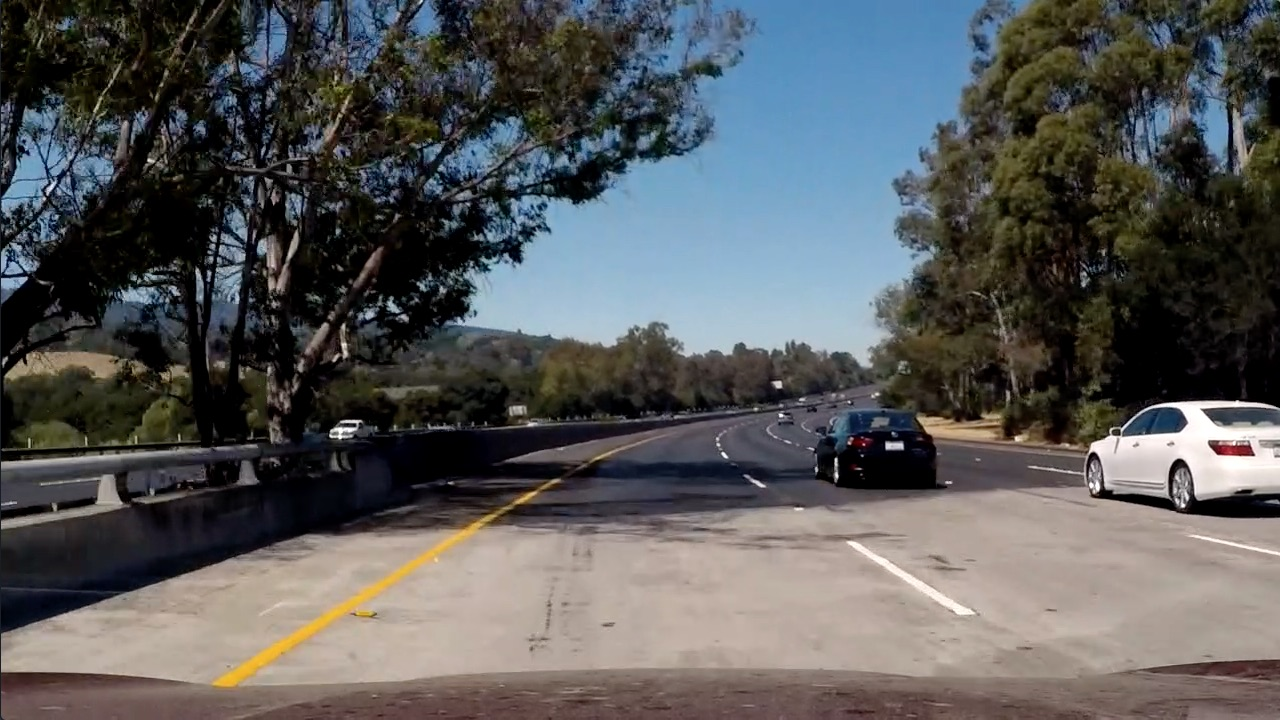
#> input picture test5.jpg, 1280 x 720 px
$ python histogram_peaks.py
#> lines starting #> are read from the running program, lines starting #| are printed output that depends on the picture; after the words box and inside, x2 and y2 are one past the last pixel; in counts of white or black regions, pixels touching at a corner belong together
### change_prespective.py
import cv2
import numpy as np
import cv2 as cv
import matplotlib.pyplot as plt
import matplotlib

matplotlib.use('TkAgg')


def warp(img, src_points, desired_points):
    img_size = (img.shape[1], img.shape[0])
    src = np.float32(src_points)
    dst = np.float32(desired_points)
    trasnfer_matrice = cv2.getPerspectiveTransform(src, dst)
    warped = cv.warpPerspective(img, trasnfer_matrice, img_size, flags=cv.INTER_LINEAR)
    return warped


def abs_sobel_thresh(img, orient='x', sobel_kernel=3, thresh=(0, 255)):
    gray = cv.cvtColor(img, cv.COLOR_BGR2GRAY)
    if orient == 'x':
        _sobel = cv.Sobel(gray, cv.CV_64F, 1, 0, ksize=sobel_kernel)
    else:
        _sobel = cv.Sobel(gray, cv.CV_64F, 0, 1, ksize=sobel_kernel)
    abs_sobel = np.absolute(_sobel)
    scaled_sobel = np.uint8(255 * abs_sobel / np.max(abs_sobel))
    s_binary = np.zeros_like(scaled_sobel)
    s_binary[(scaled_sobel > thresh[0]) & (scaled_sobel < thresh[1])] = 1
    return s_binary


def mag_thresh(img, sobel_kernel=3, thresh_mag=(0, 255)):
    gray = cv.cvtColor(img, cv.COLOR_BGR2GRAY)
    x_sobel = cv.Sobel(gray, cv.CV_64F, 1, 0, ksize=sobel_kernel)
    y_sobel = cv.Sobel(gray, cv.CV_64F, 0, 1, ksize=sobel_kernel)
    abs_sobelx = np.absolute(x_sobel)
    abs_sobely = np.absolute(y_sobel)
    magnitude = np.sqrt(np.square(abs_sobelx) + np.square(abs_sobely))
    scaled_magnitude = np.uint8(255 * magnitude / np.max(magnitude))
    s_binary = np.zeros_like(scaled_magnitude)
    s_binary[(scaled_magnitude >= thresh_mag[0]) & (scaled_magnitude <= thresh_mag[1])] = 1
    return s_binary


def dir_thresh(img, sobel_kernel=3, thresh_=(0, np.pi / 2)):
    gray = cv.cvtColor(img, cv.COLOR_BGR2GRAY)
    x_sobel = cv.Sobel(gray, cv.CV_64F, 1, 0, ksize=sobel_kernel)
    y_sobel = cv.Sobel(gray, cv.CV_64F, 0, 1, ksize=sobel_kernel)
    abs_sobelx = np.absolute(x_sobel)
    abs_sobely = np.absolute(y_sobel)
    direction = np.arctan2(abs_sobely, abs_sobelx)
    s_binary = np.zeros_like(direction)
    s_binary[(direction >= thresh_[0]) & (direction <= thresh_[1])] = 1
    return s_binary


def hls_select(_image, thresh=(0, 255)):
    hls = cv.cvtColor(_image, cv.COLOR_BGR2HLS)
    s_channel = hls[:, :, 2]
    binary_output = np.zeros_like(s_channel)
    binary_output[(s_channel >= thresh[0]) & (s_channel <= thresh[1])] = 1
    return binary_output


def binarization(img):
    gradx = abs_sobel_thresh(img, 'x', 5, (40, 100))
    grady = abs_sobel_thresh(img, 'y', 5, (40, 100))
    mag_binary = mag_thresh(img, 5, (40, 100))
    dir_binary = dir_thresh(img, 13, (0.7, 1.3))
    HLS = hls_select(img, (110, 255))
    combined = np.zeros_like(dir_binary)
    combined[((gradx == 1) & (grady == 1)) | ((mag_binary == 1) & (dir_binary == 1)) | HLS == 1] = 1
    return combined

# [38 lines of commented-out code are left out]

### histogram_peaks.py
#########################################################################
from change_prespective import*

image = cv.imread(r'test5.jpg')
#> image is the input picture: shape (720, 1280, 3); mean B, G, R 89.8, 89.3, 88.5

source_points = [[735, 475], [1120, 720], [180, 720], [555, 475]]
destination_points = [[1000, 0], [1000, 720], [250, 720], [250, 0]]

binarized_image = binarization(image)
#> in binarization, `gradx = abs_sobel_thresh(img, 'x', 5, (40, 100))`:
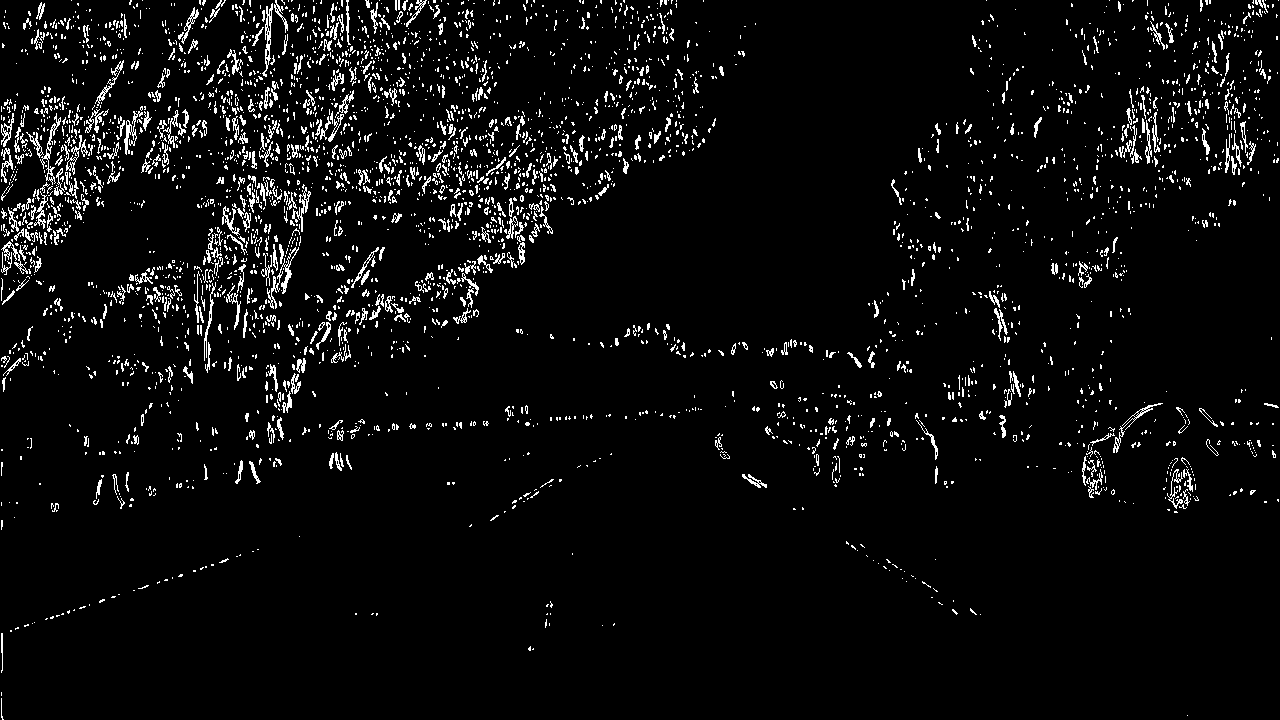
#> gradx: shape (720, 1280); values 0 (black) and 1 (white), 4.8% white in thin lines or dots
#> in binarization, `dir_binary = dir_thresh(img, 13, (0.7, 1.3))`:
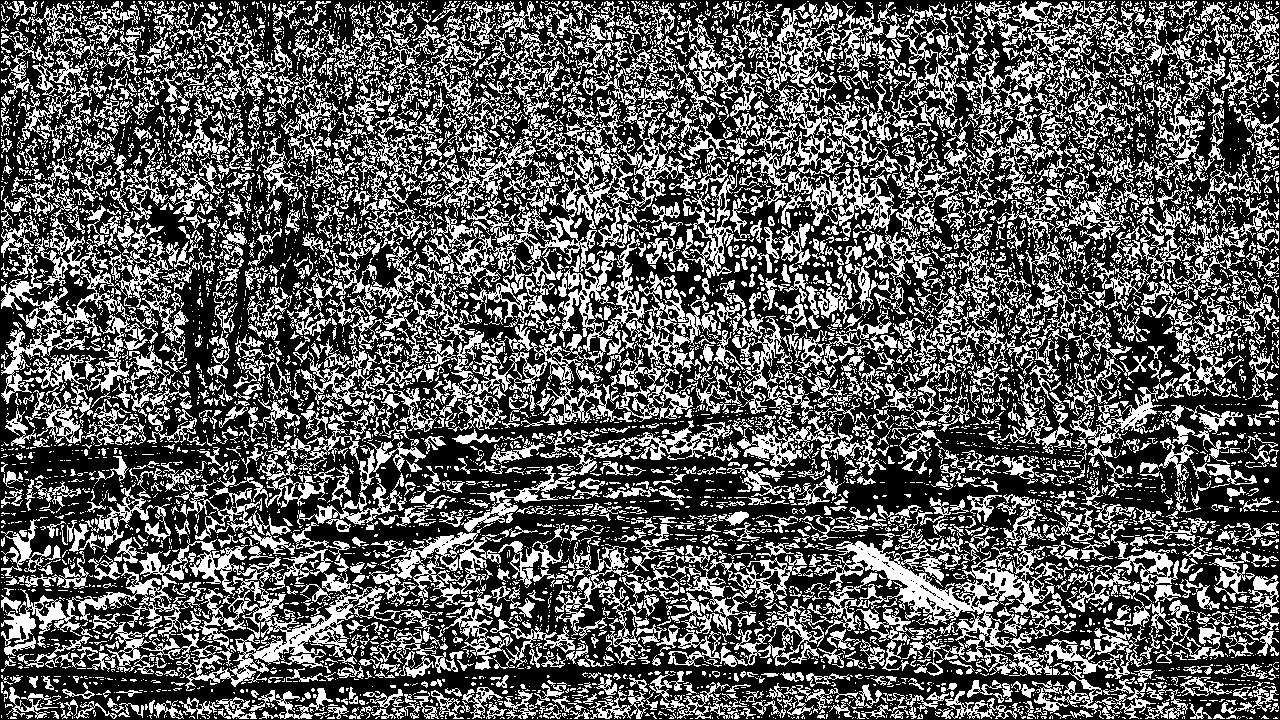
#> dir_binary: shape (720, 1280) float64; values 0 (black) and 1 (white), 35.8% white in thin lines or dots
#> in hls_select, `s_channel = hls[:, :, 2]`:
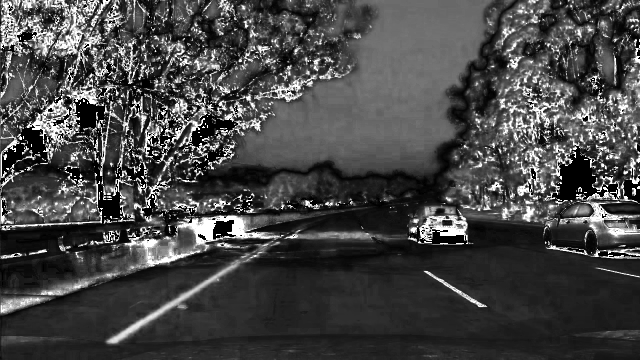
#> s_channel: shape (720, 1280) (shown at 1/2 size); min 0, max 255, mean 70.1
#> binarized_image: shape (720, 1280) float64; values 0 (black) and 1 (white), 20.7% white; 4897 white regions (4203 under 20 px), largest, box (x1, y1, x2, y2) and area: (712, 26, 956, 208) 25786, (0, 0, 210, 226) 12488, (247, 429, 568, 546) 10299
warped_binary = warp(binarized_image, source_points, destination_points)
#> in warp, `warped = cv.warpPerspective(img, trasnfer_matrice, img_size, flags=cv...`:
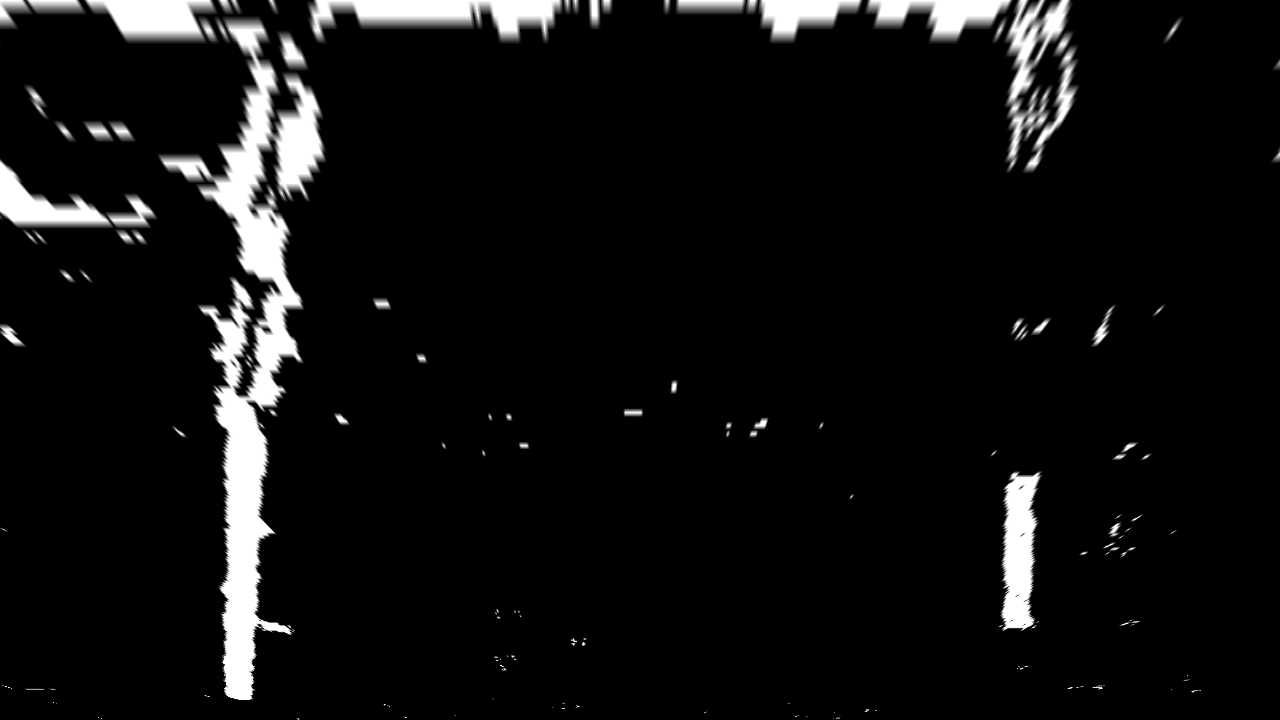
#> warped: shape (720, 1280) float64; min 0, max 1, mean 0.0649
# cv.imshow('warped binary image', warped_binary)
# cv.waitKey(0)
#########################################################################

histogram = np.sum(warped_binary[warped_binary.shape[0]//2:,:], axis=0)
#> histogram = 1280 values, max 336.1 at index 231, min 0 at index 10, mean 13.58
# plt.plot(histogram)
# plt.show()
out_img = np.dstack((warped_binary, warped_binary, warped_binary))*255
midpoint = int(histogram.shape[0]//2)
leftx_base = np.argmax(histogram[:midpoint])
#> leftx_base = 231
rightx_base = np.argmax(histogram[midpoint:]) + midpoint
#> rightx_base = 1015
# cv.imshow('out image', out_img)
# cv.waitKey(0)

# HYPERPARAMETERS
# Choose the number of sliding windows
nwindows = 9
# Set the width of the windows +/- margin
margin = 100
# Set minimum number of pixels found to recenter window
minpix = 50

# Set height of windows - based on nwindows above and image shape
#> (the run stopped early here; a loop or call above may not have finished)

$ run again, with test1.jpg copied over test5.jpg
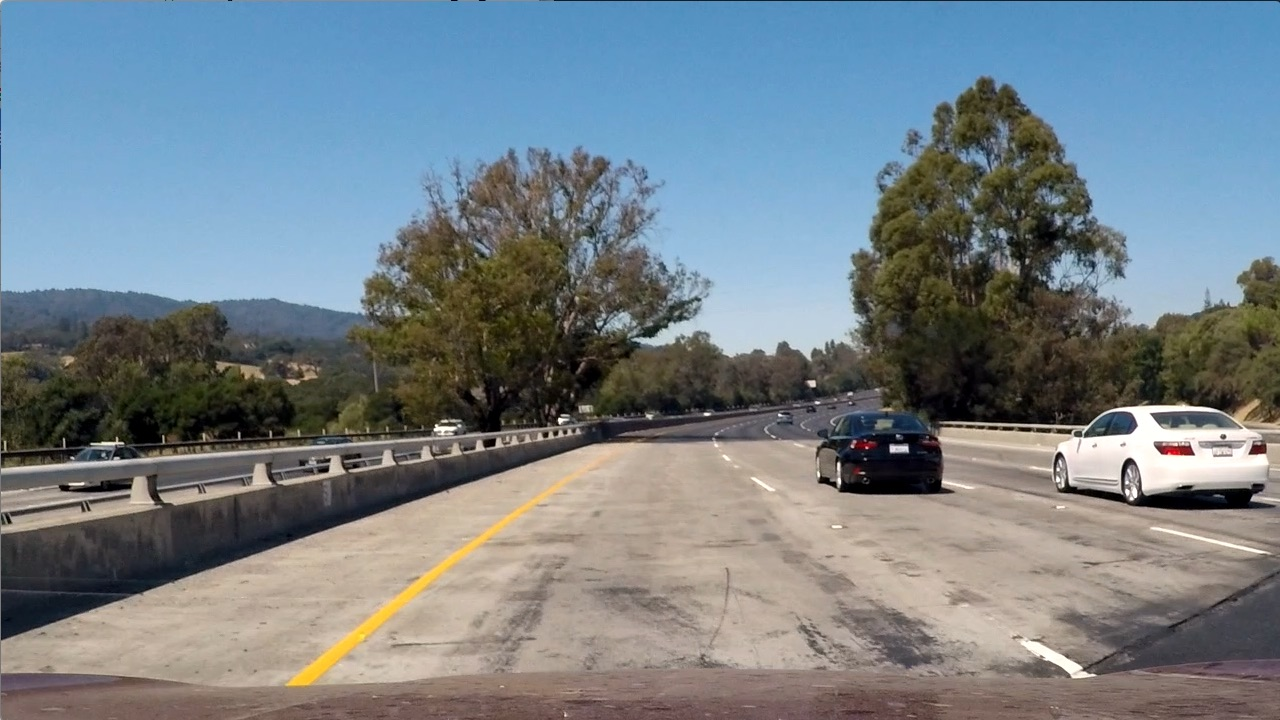
#> input picture test1.jpg, 1280 x 720 px
#> image is the input picture: shape (720, 1280, 3); mean B, G, R 135.5, 128.7, 117.5
#> in binarization, `gradx = abs_sobel_thresh(img, 'x', 5, (40, 100))`:
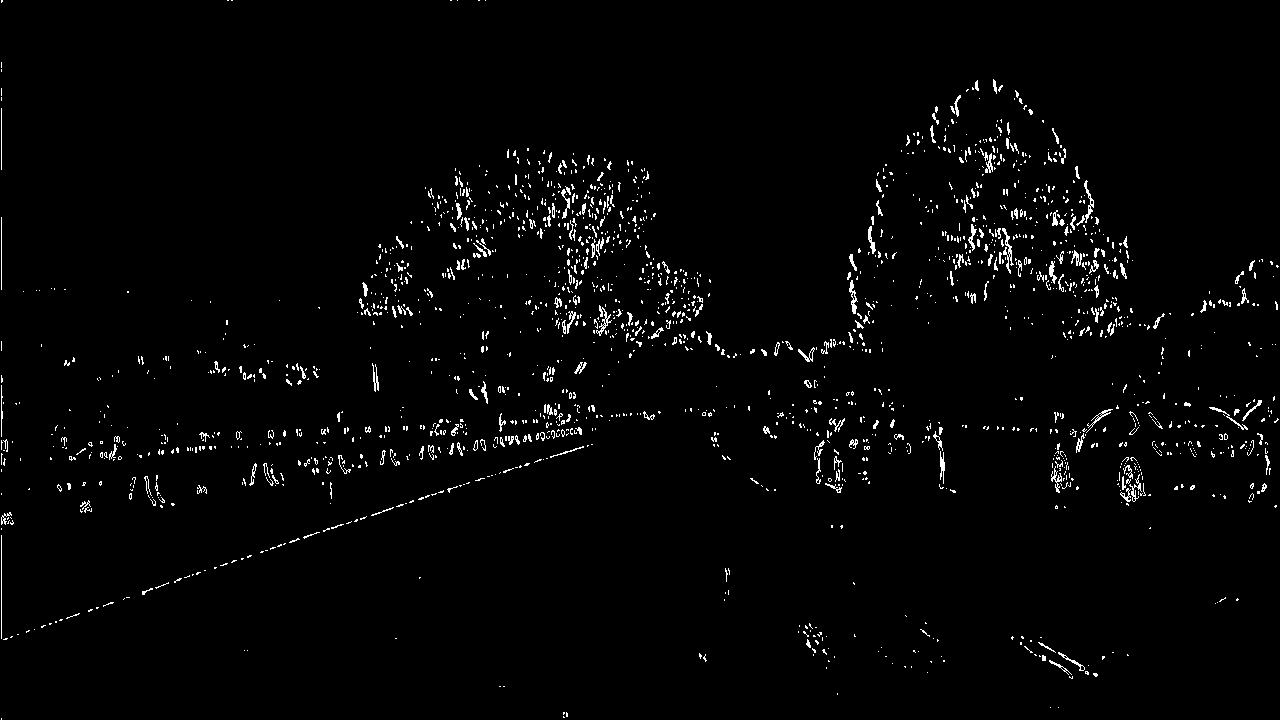
#> gradx: shape (720, 1280); values 0 (black) and 1 (white), 2% white in thin lines or dots
#> grady: shape (720, 1280); values 0 (black) and 1 (white), 3.6% white in thin lines or dots
#> mag_binary: shape (720, 1280); values 0 (black) and 1 (white), 5.7% white in thin lines or dots
#> dir_binary: shape (720, 1280) float64; values 0 (black) and 1 (white), 39.3% white in thin lines or dots
#> hls: shape (720, 1280, 3); mean of channels 0, 1, 2 60.2, 126.7, 74.4
#> HLS: shape (720, 1280); values 0 (black) and 1 (white), 35.5% white; 1342 white regions (1150 under 20 px), largest, box (x1, y1, x2, y2) and area: (0, 0, 1280, 308) 288534, (1056, 405, 1268, 489) 6578, (286, 447, 619, 687) 5269
#> binarized_image: shape (720, 1280) float64; values 0 (black) and 1 (white), 37.2% white; 3632 white regions (3307 under 20 px), largest, box (x1, y1, x2, y2) and area: (0, 0, 1280, 309) 288739, (1054, 399, 1269, 494) 6943, (285, 447, 619, 687) 5276
#> in warp, `warped = cv.warpPerspective(img, trasnfer_matrice, img_size, flags=cv...`:
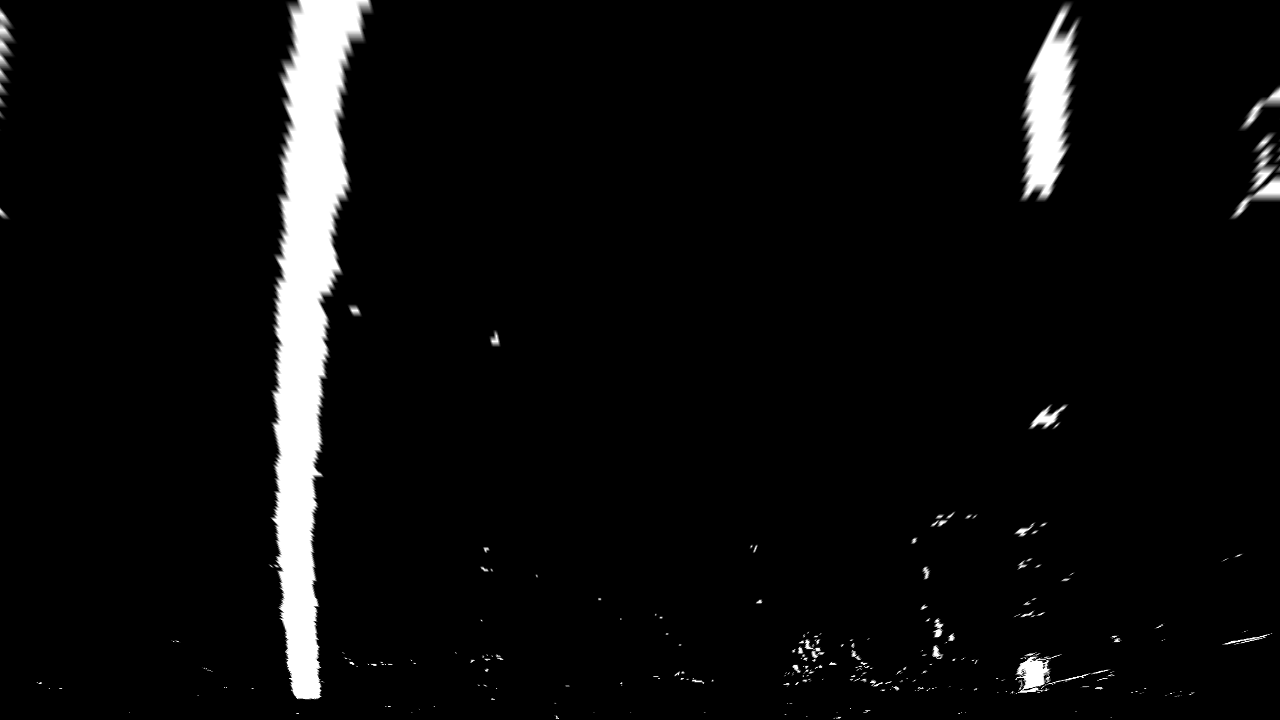
#> warped: shape (720, 1280) float64; min 0, max 1, mean 0.0463
#> histogram = 1280 values, max 339.9 at index 297, min 0 at index 0, mean 11.91
#> leftx_base = 297
#> rightx_base = 1032
